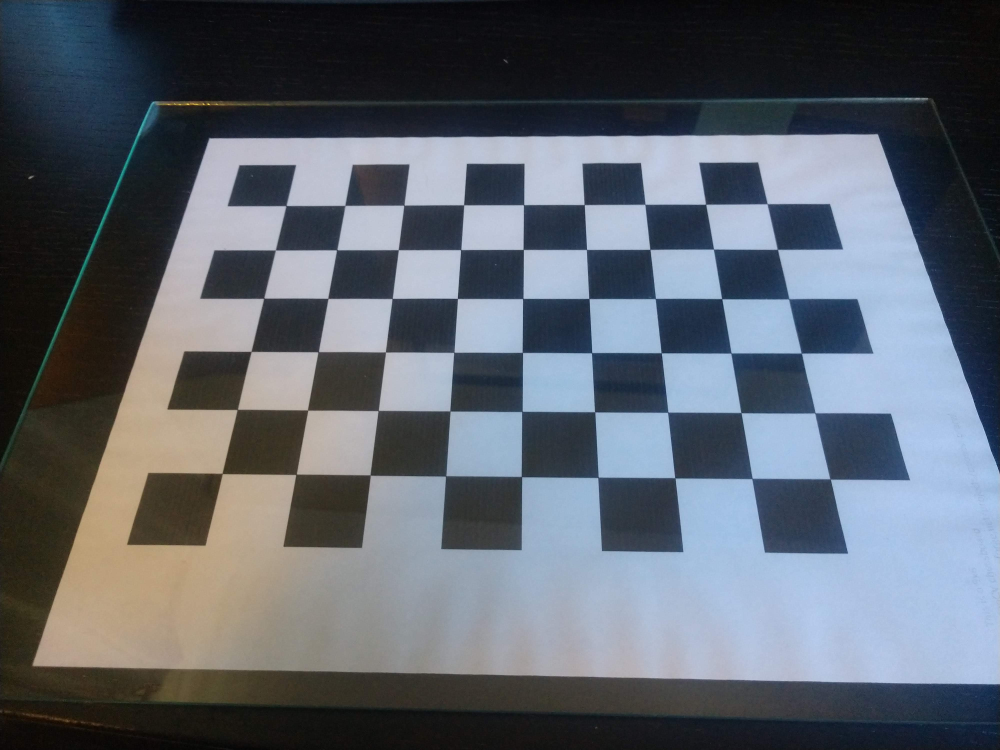
#> input picture images/checkerboard/IMG_20200719_105156380.jpg, 4000 x 3000 px (shown at 1/4 size); its folder holds only this picture in this run
$ jupyter execute --allow-errors CalibrateCamera.ipynb
#> lines starting #> are read from the running program, lines starting #| are printed output that depends on the picture
# Determine the intrinsic parameters for the camera
I am using images from my Motorola z2 Force

Following: https://opencv-python-tutroals.readthedocs.io/en/latest/py_tutorials/py_calib3d/py_calibration/py_calibration.html#calibration

[cell 1]
import os
import json

import cv2
import numpy as np
import matplotlib.pyplot as plt

[cell 2]
image_dir = "images/checkerboard/"
image_scale = 1.00
image_names = [os.path.join(image_dir,fname) for fname in os.listdir(image_dir)]
print(f"Found {len(image_names)} images")
images = [cv2.imread(fname) for fname in image_names]
#> images = 1 item
if image_scale != 1:
    images = [cv2.resize(image,(0,0),fx=image_scale,fy=image_scale) for image in images]
plt.imshow(images[0][:,:,::-1])
plt.show()

[cell 3]
# Find the corners of the checkerboards
gridSize = (9,6)
criteria = (cv2.TERM_CRITERIA_EPS + cv2.TERM_CRITERIA_MAX_ITER, 30, 0.001)

objp = np.zeros((gridSize[0]*gridSize[1],3),dtype=np.float32)
objp[:,:2] = np.mgrid[0:gridSize[0],0:gridSize[1]].T.reshape(-1,2)

objPoints = []
imgPoints = []
hasShownImage = False
for idx, image in enumerate(images):
    gray = cv2.cvtColor(image, cv2.COLOR_BGR2GRAY)
    ret, corners = cv2.findChessboardCorners(gray, gridSize,None)
    if ret == True:
        objPoints.append(objp)
        corners2 = cv2.cornerSubPix(gray,corners,(21,21),(-1,-1),criteria)
        imgPoints.append(corners2)

        if not hasShownImage:
            image_withCheckerboard = image.copy()
            image_withCheckerboard = cv2.drawChessboardCorners(image_withCheckerboard,gridSize,corners,ret)
            plt.title("Example of checkerboard found")
            plt.imshow(image_withCheckerboard[:,:,::-1])
            plt.show()
            hasShownImage = True
    else:
        plt.title(f"Did not find corner for image {idx}:\n{image_names[idx]}")
        plt.imshow(image[:,:,::-1])
        plt.show()
#> this loop made 1 pass
#> ret on pass 1: False
#> pass 1, `gray = cv2.cvtColor(image, cv2.COLOR_BGR2GRAY)`:
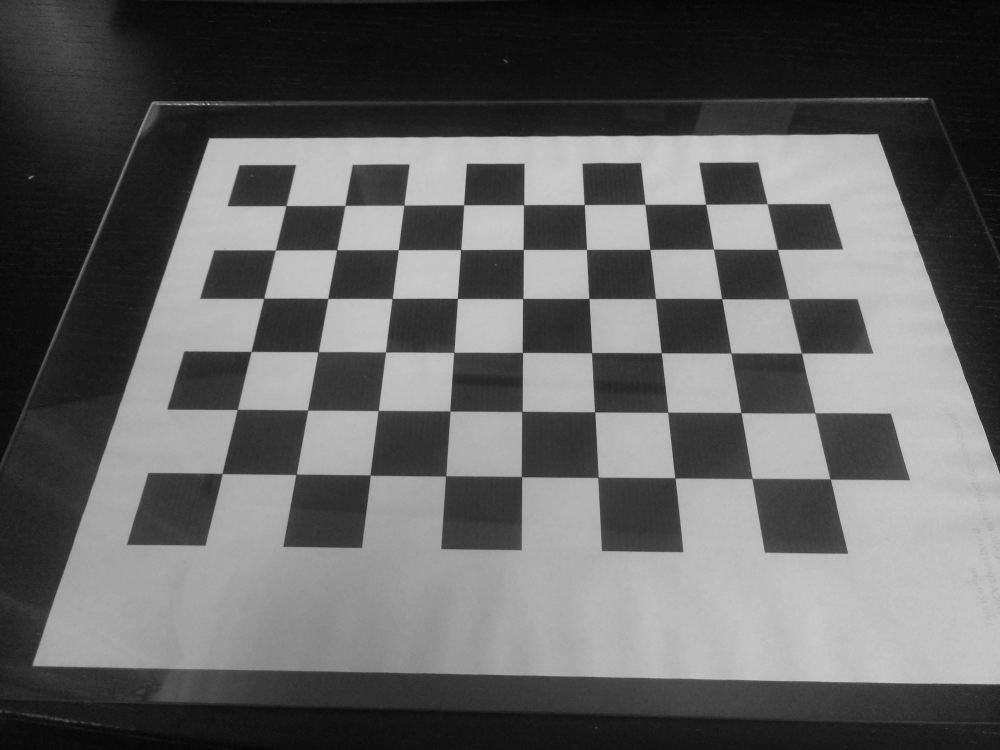
#> gray: shape (3000, 4000) (shown at 1/4 size); min 0, max 242, mean 98.9
#> after the loop, hasShownImage = False; imgPoints = []; objPoints = []

#> (a cell that did not finish here is left out)

[cell 5]
# Get the optimal calibration matrix
# Setting alpha=1 means the image will be expanded, setting it to 0 will crop off parts of the image
alpha = 0
h,w = images[0].shape[:2]
#> h = 3000; w = 4000
#> (the rest of this cell did not finish here and is left out)


$ run again, on images/checkerboard/IMG_20200719_105215899.jpg
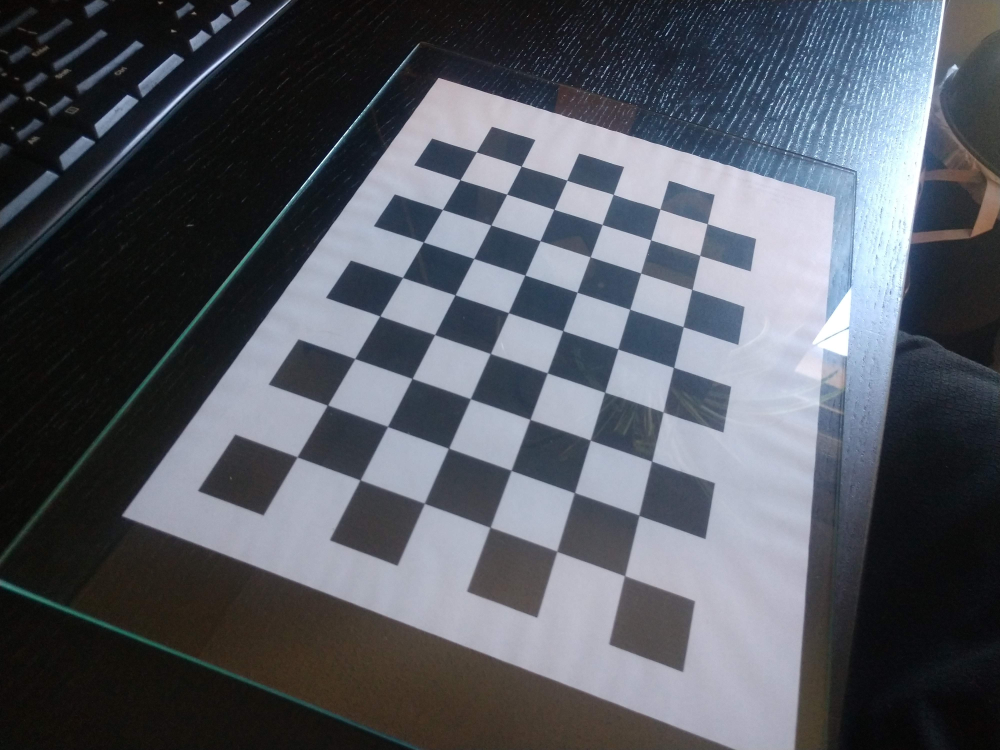
#> input picture images/checkerboard/IMG_20200719_105215899.jpg, 4000 x 3000 px (shown at 1/4 size)
#> images = 1 item
#> the loop `for idx, image in enumerate(images):` made 1 pass
#> (ret, hasShownImage) on pass 1: (True, True)
#> pass 1, `gray = cv2.cvtColor(image, cv2.COLOR_BGR2GRAY)`:
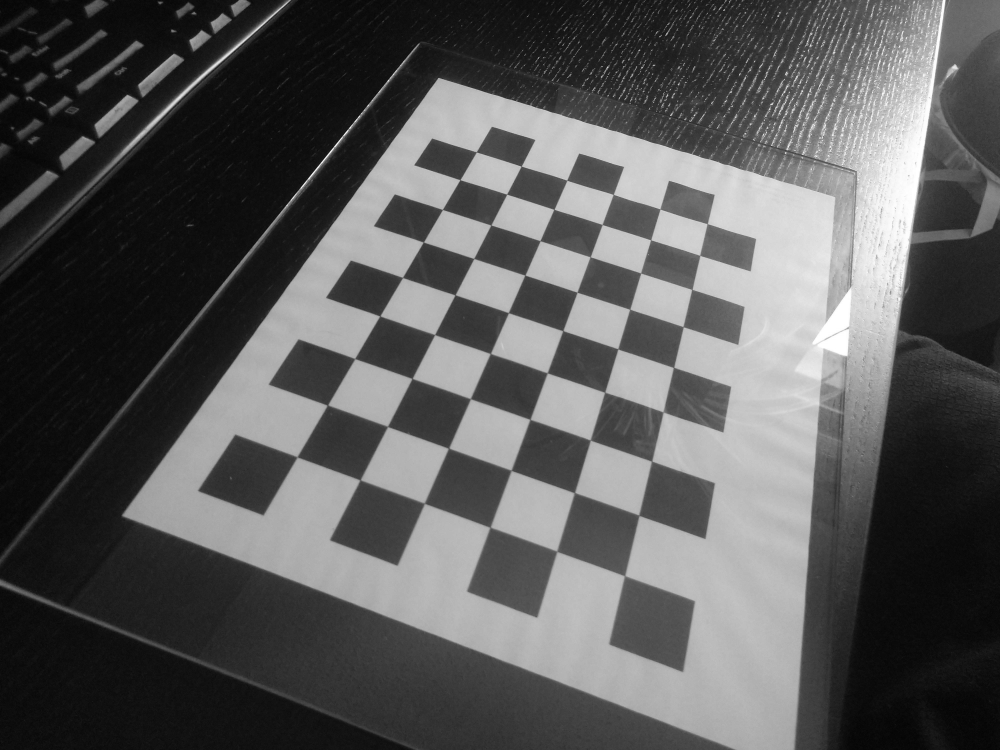
#> gray: shape (3000, 4000) (shown at 1/4 size); min 0, max 255, mean 88.9
#> after the loop `for idx, image in enumerate(images):`: hasShownImage = True; imgPoints = 1 item
#> `ret, mtx, dist, rvecs, tvecs = cv2.calibrateCamera(objPoints, imgPoint..`: ret = 0.483; mtx = [[3248.7, 0, 2046.3], [0, 3363.8, 1421.2], [0, 0, 1]]; dist = [[-0.0957, 1.38, -0.00504, 0.00189, -7.3]]; rvecs = ([-0.534, -0.551, -1.16],); tvecs = ([-3.14, 1.45, 11.85],)
#| Calibration matrix:
#| [[3.24867830e+03 0.00000000e+00 2.04629725e+03]
#|  [0.00000000e+00 3.36378252e+03 1.42122011e+03]
#|  [0.00000000e+00 0.00000000e+00 1.00000000e+00]]
#> newCameraMtx has the same summary as mtx; roi = (0, 0, 3999, 2999)
#| New Camera Matrix:
#| [[3.24867830e+03 0.00000000e+00 2.04629725e+03]
#|  [0.00000000e+00 3.36378252e+03 1.42122011e+03]
#|  [0.00000000e+00 0.00000000e+00 1.00000000e+00]]
#| roi (height,width):
#| 	    top left: (   0,   0)
#| 	bottom right: (2999,3999)

$ run again, on images/checkerboard/IMG_20200719_105220548.jpg
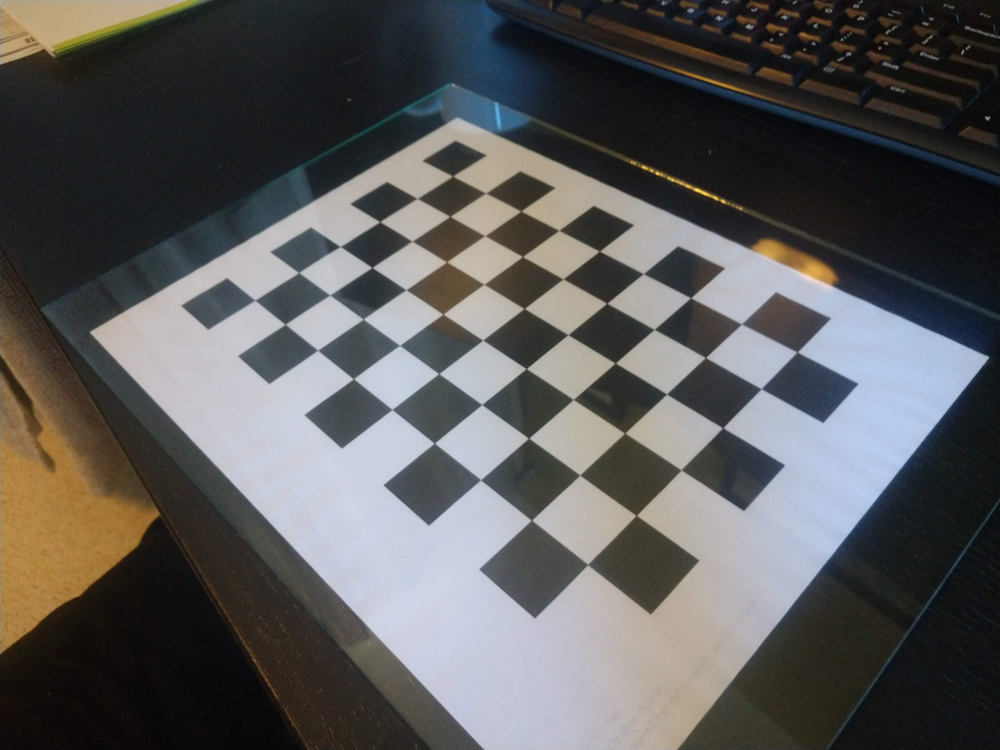
#> input picture images/checkerboard/IMG_20200719_105220548.jpg, 4000 x 3000 px (shown at 1/4 size)
#> images = 1 item
#> the loop `for idx, image in enumerate(images):` made 1 pass
#> (ret, hasShownImage) on pass 1: (True, True)
#> pass 1, `gray = cv2.cvtColor(image, cv2.COLOR_BGR2GRAY)`:
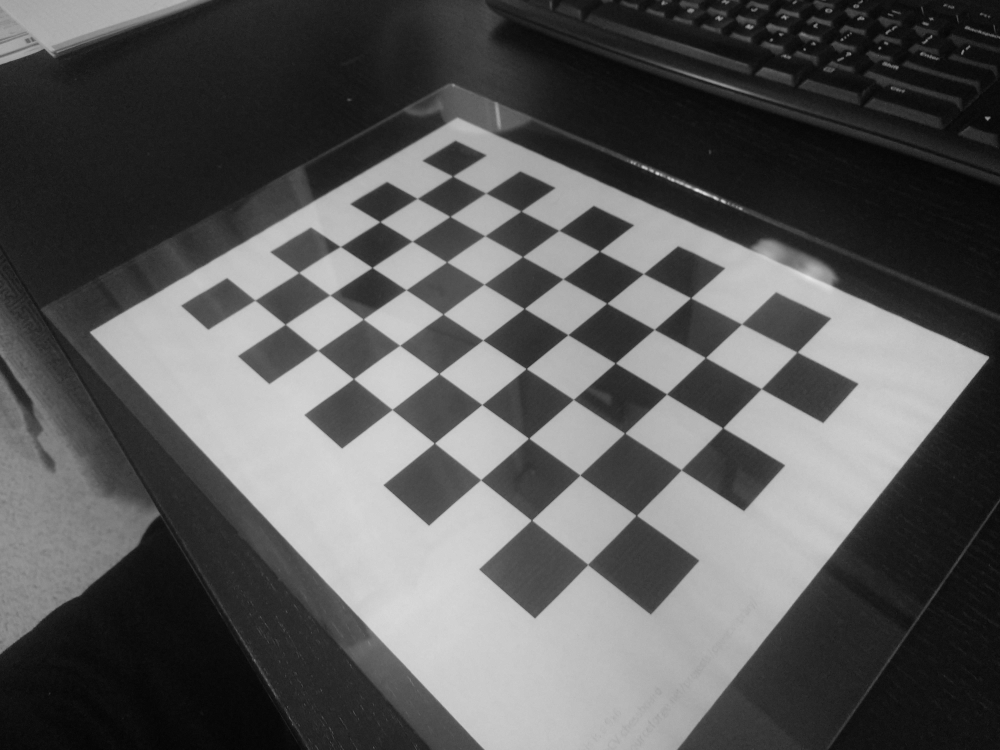
#> gray: shape (3000, 4000) (shown at 1/4 size); min 0, max 234, mean 89.5
#> after the loop `for idx, image in enumerate(images):`: hasShownImage = True; imgPoints = 1 item
#> `ret, mtx, dist, rvecs, tvecs = cv2.calibrateCamera(objPoints, imgPoint..`: ret = 0.505; mtx = [[2915.6, 0, 2007], [0, 2815.9, 1578.2], [0, 0, 1]]; dist = [[-0.0208, -0.0245, -0.00192, 0.00254, 0.194]]; rvecs = ([-0.607, 0.345, 0.72],); tvecs = ([-1.03, -4.75, 15.33],)
#| Calibration matrix:
#| [[2.91559103e+03 0.00000000e+00 2.00699625e+03]
#|  [0.00000000e+00 2.81586663e+03 1.57823873e+03]
#|  [0.00000000e+00 0.00000000e+00 1.00000000e+00]]
#> newCameraMtx = [[3049.4, 0, 2015.2], [0, 2933.3, 1565.8], [0, 0, 1]]; roi = (0, 0, 3999, 2999)
#| New Camera Matrix:
#| [[3.04938624e+03 0.00000000e+00 2.01519871e+03]
#|  [0.00000000e+00 2.93331370e+03 1.56579272e+03]
#|  [0.00000000e+00 0.00000000e+00 1.00000000e+00]]
#| roi (height,width):
#| 	    top left: (   0,   0)
#| 	bottom right: (2999,3999)

$ run again, on images/checkerboard/IMG_20200719_105224952.jpg
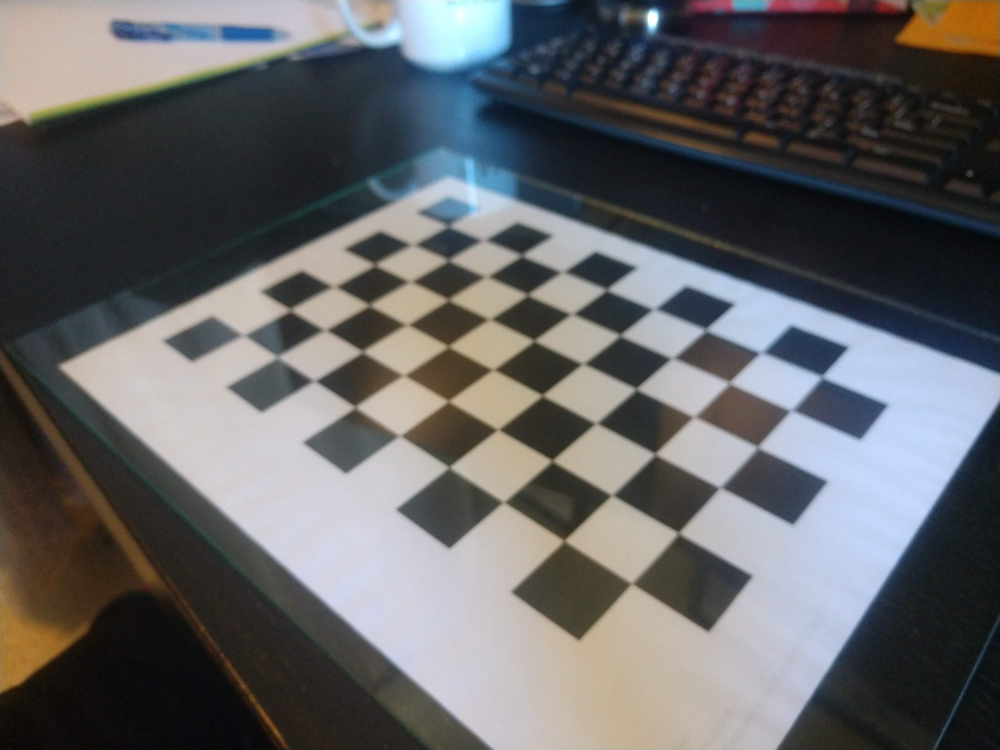
#> input picture images/checkerboard/IMG_20200719_105224952.jpg, 4000 x 3000 px (shown at 1/4 size)
#> images = 1 item
#> the loop `for idx, image in enumerate(images):` made 1 pass
#> ret on pass 1: False
#> pass 1, `gray = cv2.cvtColor(image, cv2.COLOR_BGR2GRAY)`:
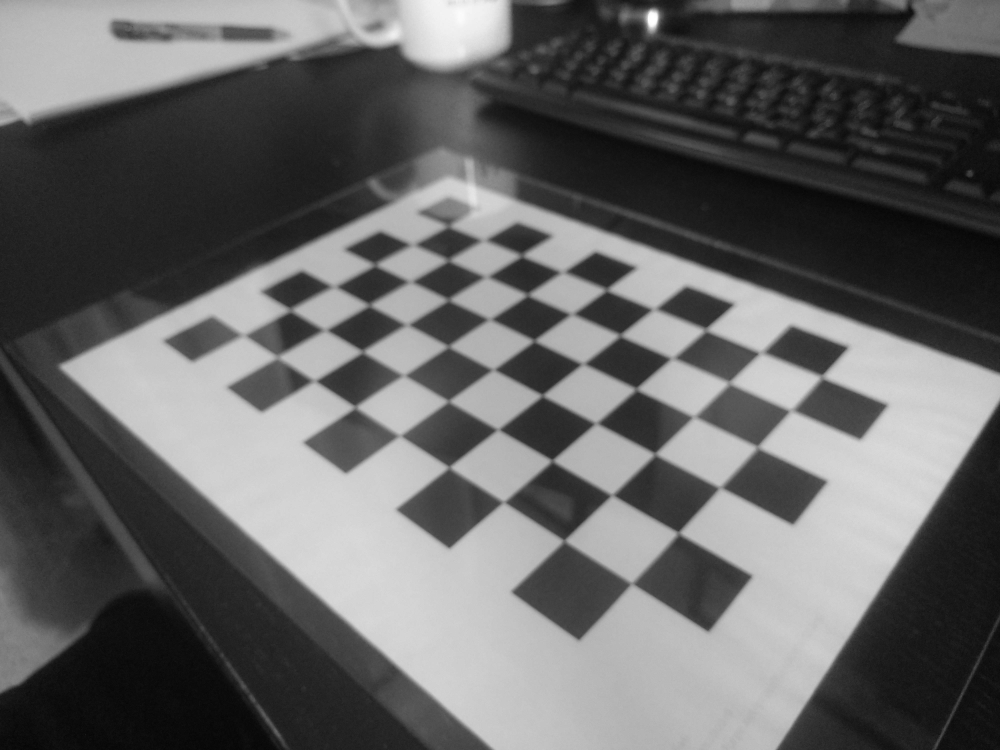
#> gray: shape (3000, 4000) (shown at 1/4 size); min 1, max 255, mean 100.2
#> after the loop `for idx, image in enumerate(images):`: hasShownImage = False; imgPoints = []

$ run again, on images/checkerboard/IMG_20200719_105159080.jpg
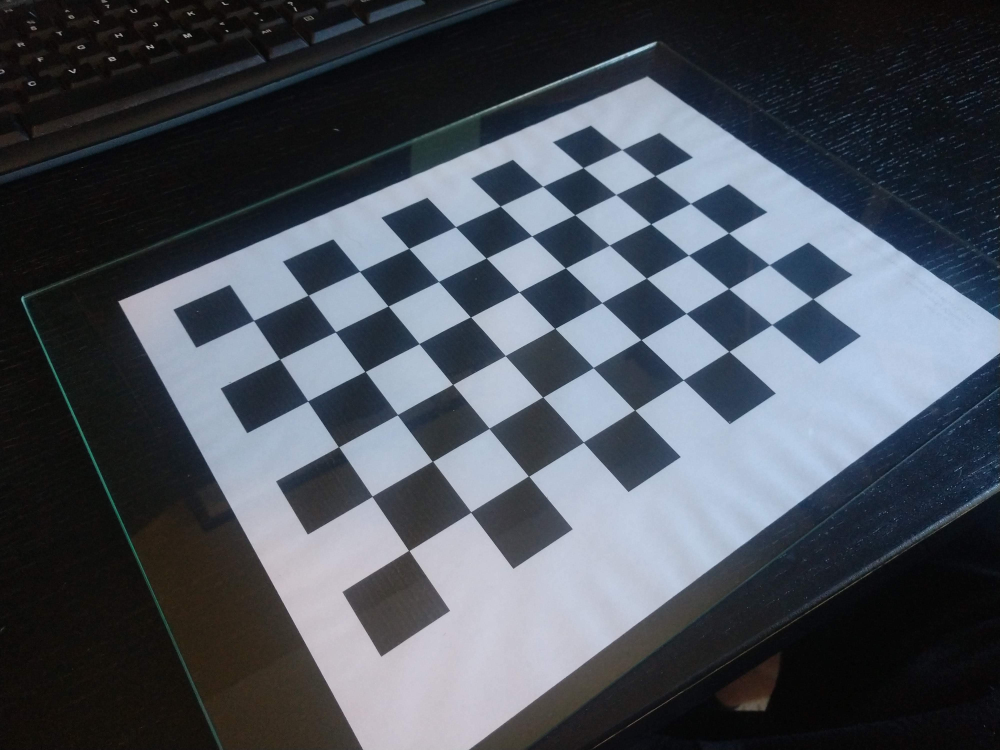
#> input picture images/checkerboard/IMG_20200719_105159080.jpg, 4000 x 3000 px (shown at 1/4 size)
#> images = 1 item
#> the loop `for idx, image in enumerate(images):` made 1 pass
#> (ret, hasShownImage) on pass 1: (True, True)
#> pass 1, `gray = cv2.cvtColor(image, cv2.COLOR_BGR2GRAY)`:
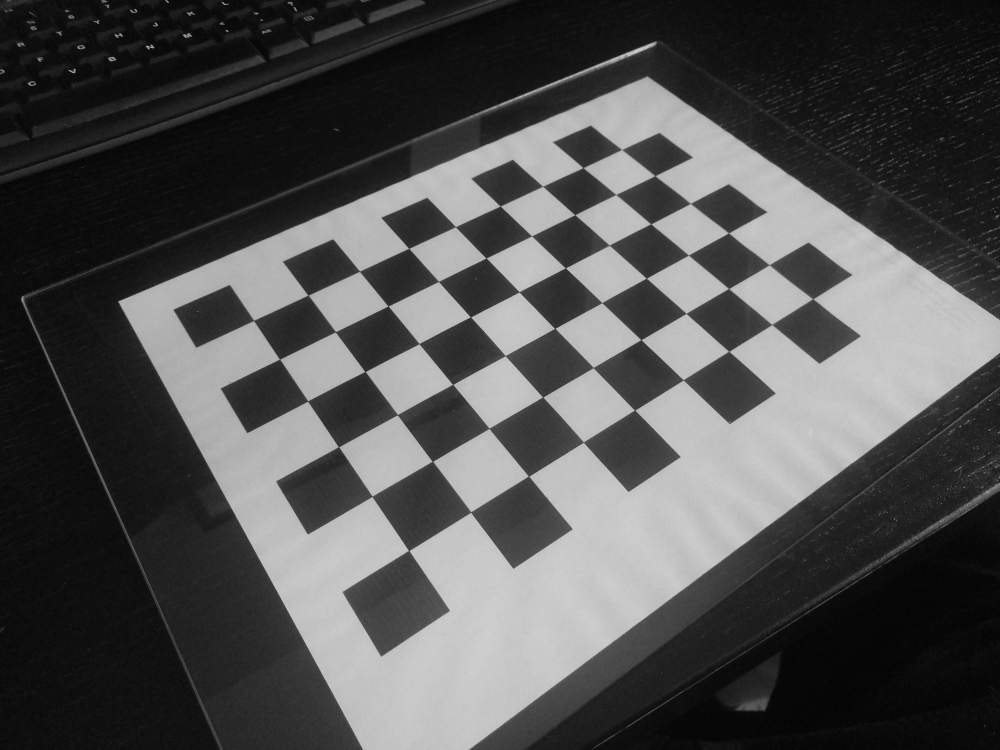
#> gray: shape (3000, 4000) (shown at 1/4 size); min 0, max 240, mean 79.8
#> after the loop `for idx, image in enumerate(images):`: hasShownImage = True; imgPoints = 1 item
#> `ret, mtx, dist, rvecs, tvecs = cv2.calibrateCamera(objPoints, imgPoint..`: ret = 0.473; mtx = [[1226.6, 0, 2000], [0, 1023, 1572.4], [0, 0, 1]]; dist = [[0.00405, -0.0155, -0.0022, 0.000795, 0.00872]]; rvecs = ([-0.236, -0.077, -0.607],); tvecs = ([-4.09, -1.43, 5.09],)
#| Calibration matrix:
#| [[1.22659367e+03 0.00000000e+00 2.00002504e+03]
#|  [0.00000000e+00 1.02295832e+03 1.57235031e+03]
#|  [0.00000000e+00 0.00000000e+00 1.00000000e+00]]
#> newCameraMtx = [[2088.2, 0, 2002.1], [0, 1624.9, 1454.6], [0, 0, 1]]; roi = (0, 0, 3999, 2999)
#| New Camera Matrix:
#| [[2.08817017e+03 0.00000000e+00 2.00205649e+03]
#|  [0.00000000e+00 1.62485242e+03 1.45455544e+03]
#|  [0.00000000e+00 0.00000000e+00 1.00000000e+00]]
#| roi (height,width):
#| 	    top left: (   0,   0)
#| 	bottom right: (2999,3999)
